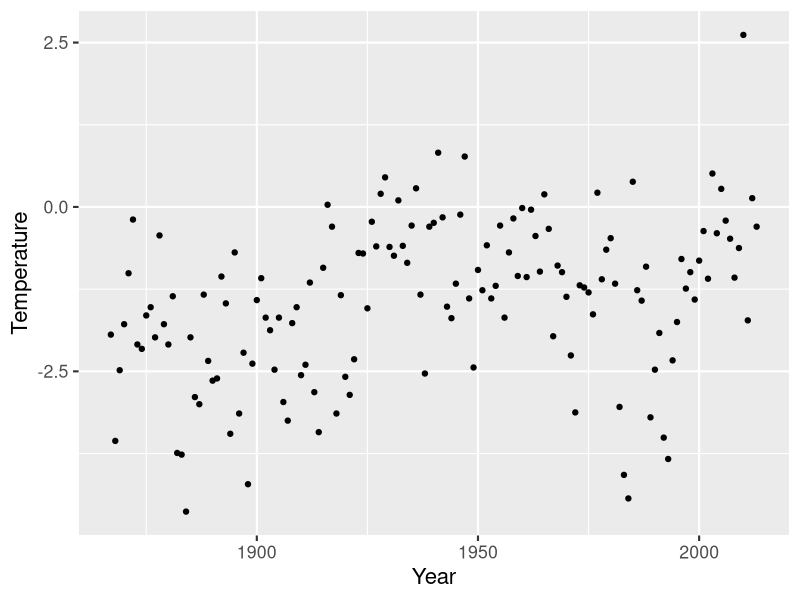
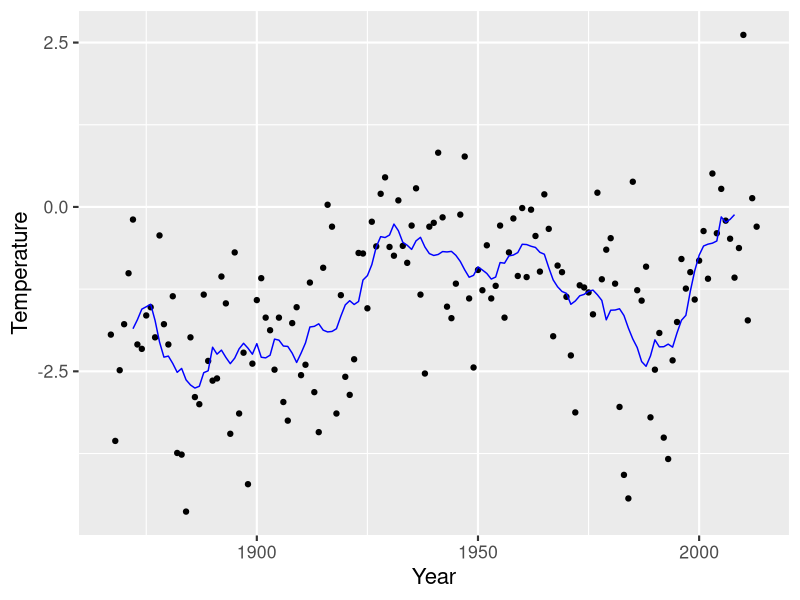
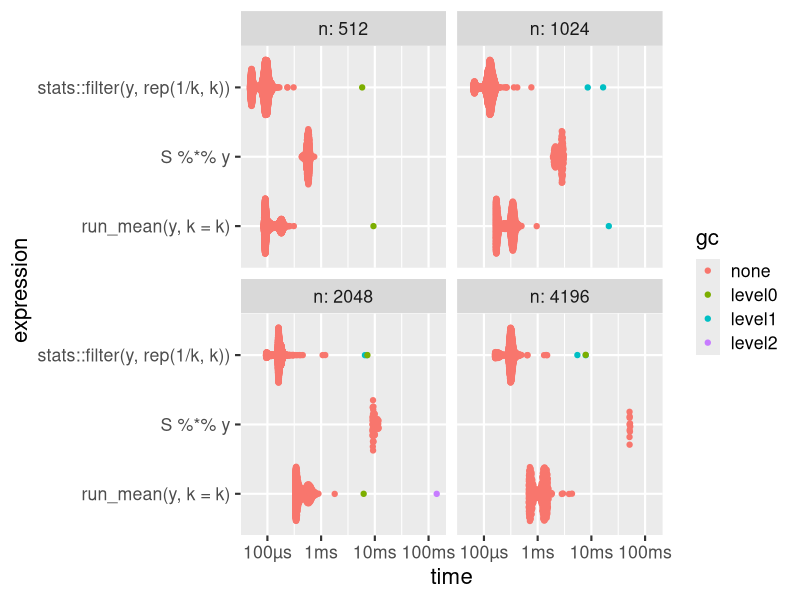
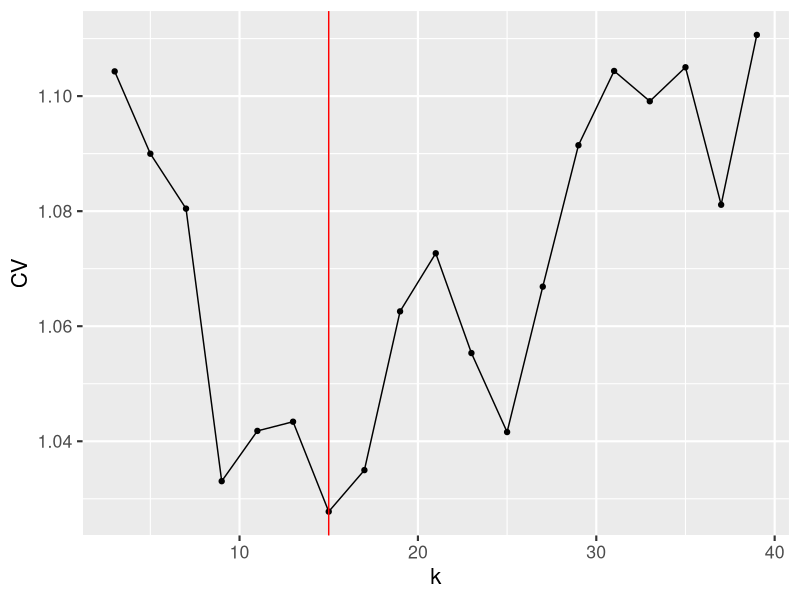
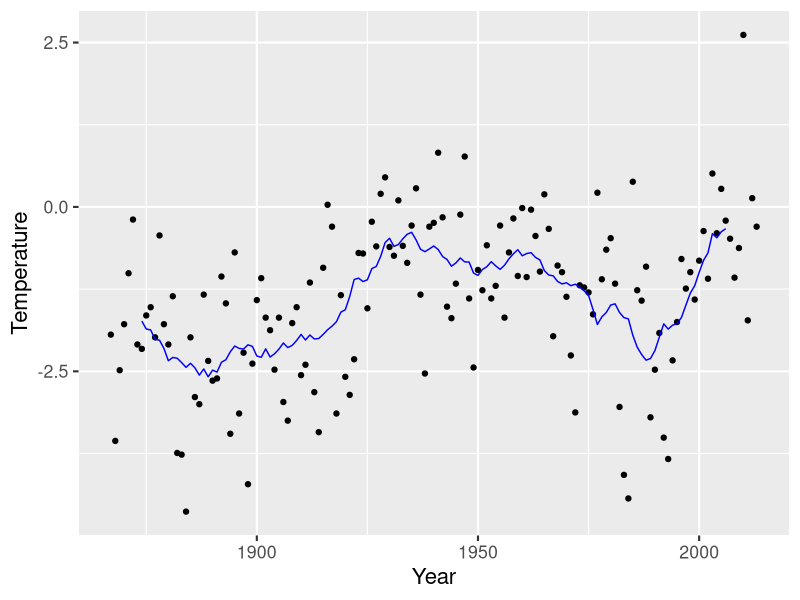
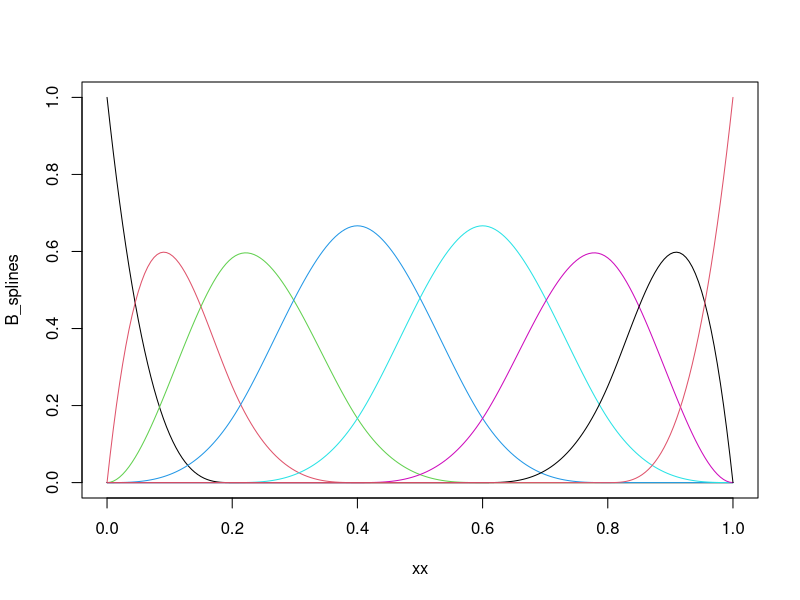
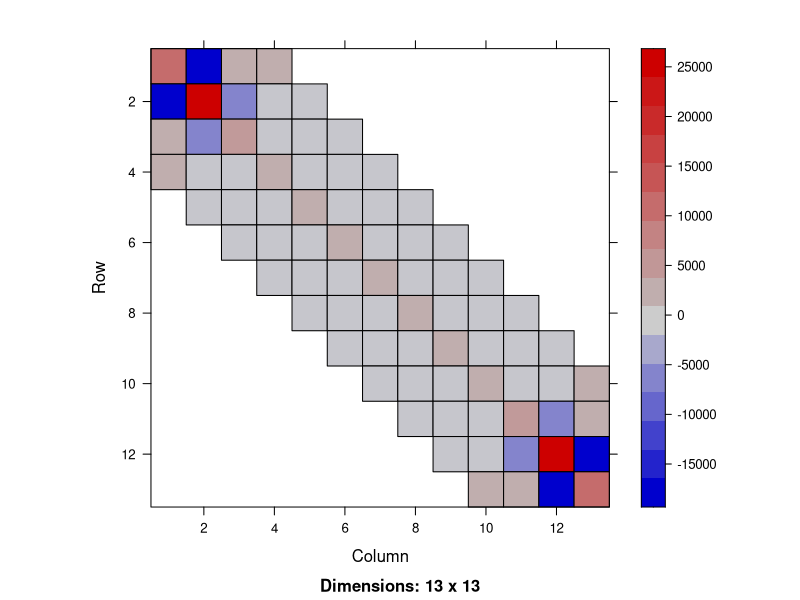
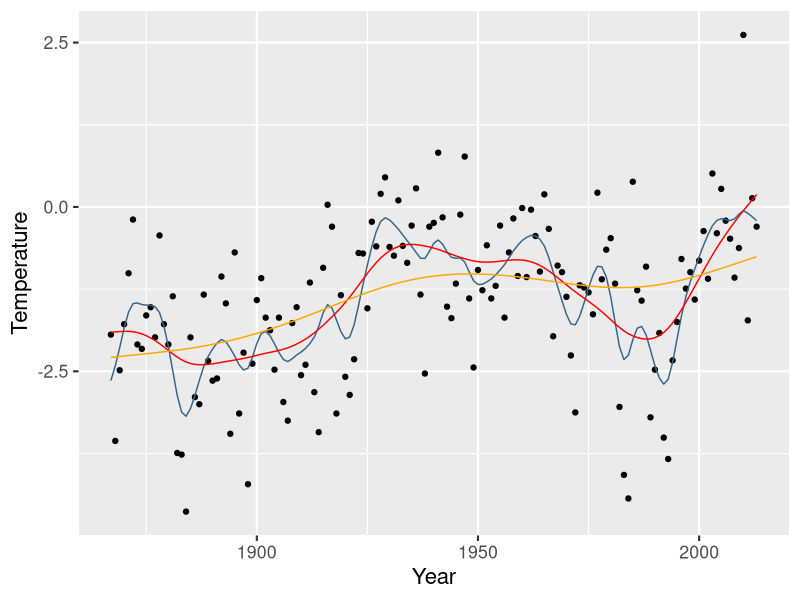

Recreate these plots in R, in order.
## ---- chunk 1
knitr::knit_hooks$set(crop = knitr::hook_pdfcrop)

knitr::opts_chunk$set(
  fig.width = 7,
  fig.height = 4,
  fig.retina = 3,
  fig.align = "center",
  cache = FALSE,
  autodep = TRUE,
  dev.args = list(pointsize = 16),
  crop = TRUE
)

library(tidyverse)
theme_set(theme_grey(base_size = 16))
## ---- chunk 2
nuuk <- read_table(
  "data/nuuk.dat.txt",
  col_names = c("Year", 1:12),
  na = "-999",
  skip = 1
) %>%
  gather(key = "Month", value = "Temperature", -Year, convert = TRUE) %>%
  mutate(Temperature = Temperature / 10) %>%
  filter(Year > 1866)

nuuk_year <- group_by(nuuk, Year) %>%
  summarise(
    Temperature = mean(Temperature),
    Median = median(Temperature),
    High = max(Temperature),
    Low = min(Temperature)
  )
n <- nrow(nuuk_year)
## ---- chunk 3
library(tidyverse)

p <- ggplot(nuuk_year, aes(Year, Temperature)) +
  geom_point()
p
## ---- chunk 4
# The vector 'y' must be sorted according to the x-values
run_mean <- function(y, k) {
  n <- length(y)
  m <- floor((k - 1) / 2)
  k <- 2 * m + 1 # Ensures k to be odd and m = (k - 1) / 2
  y <- y / k
  s <- rep(NA, n)
  s[m + 1] <- sum(y[1:k])
  for (i in (m + 1):(n - m - 1)) {
    s[i + 1] <- s[i] - y[i - m] + y[i + 1 + m]
  }
  s
}
## ---- chunk 5
f_hat <- run_mean(nuuk_year$Temperature, 11)
p + geom_line(aes(y = f_hat), color = "blue")
## ---- chunk 6
f_hat_filter <- stats::filter(nuuk_year$Temperature, rep(1 / 11, 11))
range(f_hat_filter - f_hat, na.rm = TRUE)
## ---- chunk 7
op <- options(digits = 2)
f_hat_filter[c(1:10, 137:147)]
options(digits = op$digits)
## ---- chunk 8
nn_bench <- bench::press(
  n = c(512, 1024, 2048, 4196),
  {
    k <- 11
    y <- rnorm(n)
    w <- c(rep(1 / k, k), rep(0, n - 10))
    S <- matrix(w, n - 10, n, byrow = TRUE)
    bench::mark(
      S %*% y,
      run_mean(y, k = k),
      stats::filter(y, rep(1 / k, k)),
      check = FALSE
    )
  }
)

plot(nn_bench)
## ---- chunk 9
loocv <- function(k, y) {
  f_hat <- run_mean(y, k)
  mean(((y - f_hat) / (1 - 1 / k))^2, na.rm = TRUE)
}
## ---- chunk 10
k <- seq(3, 40, 2)
CV <- sapply(k, function(kk) loocv(kk, nuuk_year$Temperature))
## ---- chunk 11
k_opt <- k[which.min(CV)]
qplot(k, CV) + geom_line() + geom_vline(xintercept = k_opt, color = "red")
## ---- chunk 12
p + geom_line(aes(y = run_mean(nuuk_year$Temperature, k_opt)), color = "blue")
## ---- chunk 13
library(Matrix)
library(splines)
# Note the specification of repeated boundary knots
knots <- c(0, 0, 0, seq(0, 1, 0.2), 1, 1, 1)
xx <- seq(0, 1, 0.005)
B_splines <- splineDesign(knots, xx)
matplot(xx, B_splines, type = "l", lty = 1)
## ---- chunk 14
pen_mat <- function(inner_knots) {
  knots <- sort(c(rep(range(inner_knots), 3), inner_knots))
  d <- diff(inner_knots) # the vector of knot differences; b - a
  g_ab <- splineDesign(knots, inner_knots, derivs = 2)
  knots_mid <- inner_knots[-length(inner_knots)] + d / 2
  g_ab_mid <- splineDesign(knots, knots_mid, derivs = 2)
  g_a <- g_ab[-nrow(g_ab), ]
  g_b <- g_ab[-1, ]
  (crossprod(d * g_a, g_a) +
    4 * crossprod(d * g_ab_mid, g_ab_mid) +
    crossprod(d * g_b, g_b)) / 6
}
## ---- chunk 15
# See slide source for implementation of `pen_mat()`
Omega <- pen_mat(seq(0, 1, 0.1))
image(Matrix(Omega))
## ---- chunk 16
inner_knots <- nuuk_year$Year
knots <- c(rep(range(inner_knots), 3), inner_knots)
Phi <- splineDesign(knots, inner_knots) #<<
## ---- chunk 17
Omega <- pen_mat(inner_knots)
smoother <- function(lambda) {
  Phi %*% solve(
    crossprod(Phi) + lambda * Omega, # Phi^T Phi + lambda Omega
    crossprod(Phi, nuuk_year$Temperature) # Phi^T y
  )
}
## ---- chunk 18
p + geom_line(aes(y = smoother(10)), color = "steelblue4") + # Undersmooth
  geom_line(aes(y = smoother(1000)), color = "red") + # Smooth
  geom_line(aes(y = smoother(100000)), color = "orange") # Oversmooth
## ---- chunk 19
gcv <- function(lambda, y) {
  S <- Phi %*% solve(crossprod(Phi) + lambda * Omega, t(Phi))
  df <- sum(diag(S)) # The trace of the smoother matrix
  sum(((y - S %*% y) / (1 - df / length(y)))^2, na.rm = TRUE)
}
## ---- chunk 20
lambda <- seq(50, 250, 2)
GCV <- sapply(lambda, gcv, y = nuuk_year$Temperature)
lambda_opt <- lambda[which.min(GCV)]
## ---- chunk 21
tibble(lambda, GCV) |>
  ggplot(aes(lambda, GCV)) +
  geom_line() +
  geom_point() +
  geom_vline(xintercept = lambda_opt, color = "dark orange")
## ---- chunk 22
smooth_opt <- smoother(lambda_opt)
p + geom_line(aes(y = smooth_opt), color = "blue")
## ---- chunk 23
smooth <- smooth.spline(nuuk_year$Year, nuuk_year$Temperature, all.knots = TRUE)
p + geom_line(aes(y = smooth$y), color = "blue")
## ---- chunk 24
inner_knots <- seq(1867, 2013, length.out = 18)
Phi <- splineDesign(c(rep(range(inner_knots), 3), inner_knots), nuuk_year$Year)
Omega <- pen_mat(inner_knots)
Phi_svd <- svd(Phi)
Omega_tilde <- t(t(crossprod(Phi_svd$v, Omega %*% Phi_svd$v)) / Phi_svd$d) / Phi_svd$d
# It is safer to use the numerical singular value decomposition ('svd')
# for diagonalizing a positive semidefinite matrix than to use a
# more general numerical diagonalization implementation such as 'eigen'.
Omega_tilde_svd <- svd(Omega_tilde)
U_tilde <- Phi_svd$u %*% Omega_tilde_svd$u

colnames(U_tilde) <- paste(rep("u", 20), 1:20, sep = "")
bind_cols(select(nuuk_year, Year), as_tibble(U_tilde)) %>%
  gather(key = "term", value = "value", -Year, factor_key = TRUE) %>%
  ggplot(aes(Year, value, color = term)) +
  geom_line() +
  facet_wrap(~term) +
  theme(legend.position = "none") +
  ylab("")
## ---- chunk 25
library(patchwork)

# pp <- qplot(1:20, Omega_tilde_svd$d) + xlab("i") + ylab("Eigenvalues")
d <- Omega_tilde_svd$d

eigen_data <- tibble(i = 1:20, Eigenvalues = d)

p1 <- ggplot(eigen_data, aes(i, Eigenvalues)) +
  geom_point() +
  labs(y = expression(gamma[i]))

p2 <- p1 + scale_y_log10()

p1 / p2
